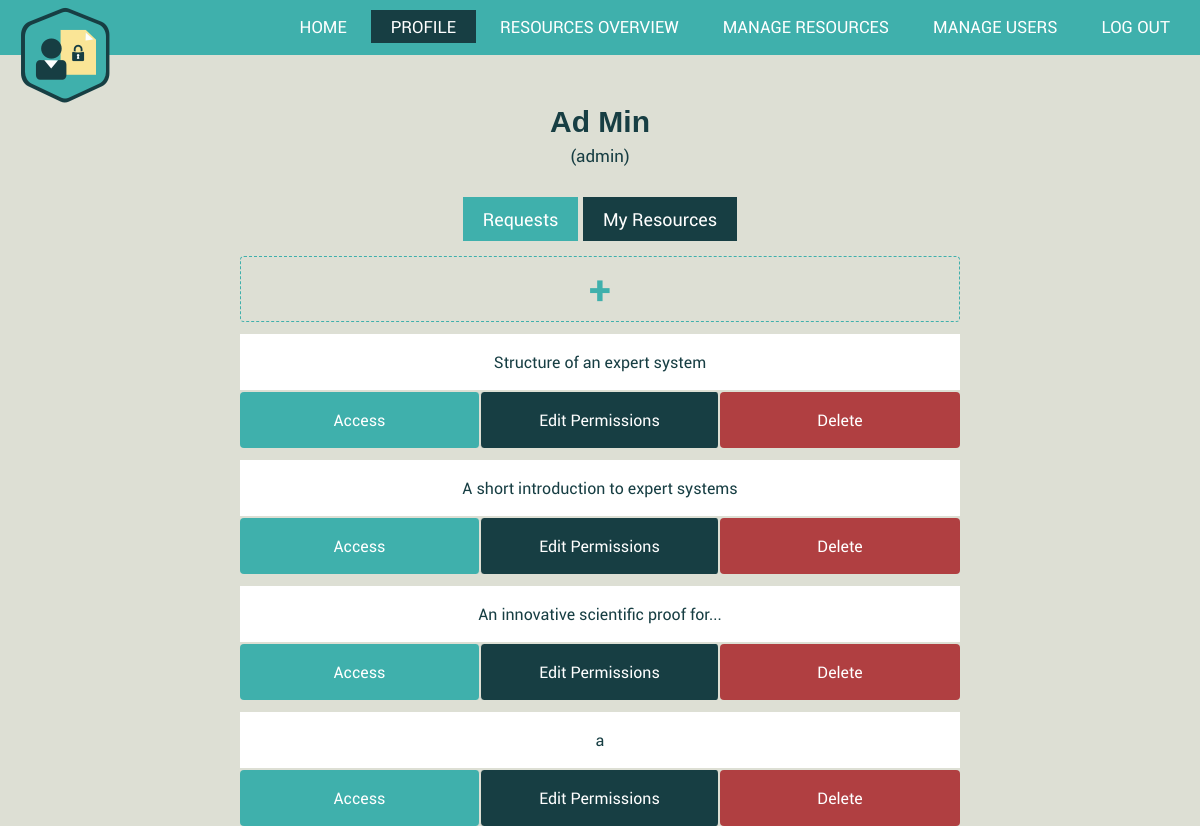
Page /profile/my-resources/ (signed in) on the committed database.
### AuthorizationManagement/models.py (models this page shows)
class Resource(models.Model):
    type = models.CharField(max_length=50, default = '')
    name = models.CharField(max_length=150, default = '')
    description = models.CharField(max_length=250, default = '')
    creationDate = models.DateTimeField(default=datetime.now, blank=True)
    readers = models.ManyToManyField(CustomUser, related_name= 'reader')
    owners = models.ManyToManyField(Owner, related_name= 'owner')
    link = models.FileField(upload_to='')

### AuthorizationManagement/views.py (the view)
# urls.py: re_path(r'^profile/my-resources/$', MyResourcesView.as_view(), name = 'my resources' ),
@method_decorator(never_cache, name='dispatch')
@method_decorator(login_required, name='dispatch')
class MyResourcesView(generic.ListView):
    model = Resource
    template_name = 'AuthorizationManagement/my-resources.html'
    deletion_requested = Resource.objects.none()
    def get_queryset(self):
        current_user = Owner.objects.get(id=self.request.user.id)
        return current_user.owner.all()
    def get_context_data(self, **kwargs):
        context = super(MyResourcesView, self).get_context_data(**kwargs)
        context['deletion_requested'] = Resource.objects.filter(
            id__in=DeletionRequest.objects.filter(sender=self.request.user).values('resource_id'))
        context['is_admin'] = self.request.user.is_staff
        return context

### AuthorizationManagement/templates/AuthorizationManagement/my-resources.html (shortened to what this page needs)
{% extends "AuthorizationManagement/profile.html" %}
{% block styles %}
{% load static %}
<link rel="stylesheet" type="text/css" href="{% static 'AuthorizationManagement/css/modal-dialog-info.css' %}" />
<link rel="stylesheet" type="text/css" href="{% static 'AuthorizationManagement/css/modal-dialog-req.css' %}" />
<link rel="stylesheet" type="text/css" href="{% static 'AuthorizationManagement/css/profile.css' %}" />
<link rel="stylesheet" type="text/css" href="{% static 'AuthorizationManagement/css/my-resources.css' %}" />
{% endblock %}
{% block requests_or_resources %}
<div class="mini-nav">
   <a href="/profile/" class="noncurrent">Requests</a></li>
   <a href="/profile/my-resources" class="current">My Resources</a></li>
</div>
<div class="resources-container">
   <a href="/profile/my-resources/add-new-resource" class="create-resource"><strong>+</strong></a>
   <br>
   {% for resource in resource_list %}
   <a href="#{{resource.id}}" class="res-name"> {{resource.name}} </a>
   <a href="../../resources/{{resource.id}}" class="acc-btn">Access</a>
   <a href="/profile/my-resources/{{resource.id}}-edit-users-permissions" class="edit-perm"> Edit Permissions</a>
   {% if resource in deletion_requested %}
   <a href="#cancel-deletion-request-{{resource.id}}" class="cancel-del-req"> Cancel Deletion Request </a>
   <div id="cancel-deletion-request-{{resource.id}}" class="modalDialog">
      <div>
         <a href="" title="Close" id="x"> x </a>
         <form action="/cancel-deletion-request/{{resource.id}}" method="post">
            {% csrf_token %}
            <div class="row">
               <p> Are you sure you want to <strong>cancel</strong> the deletion request for resource:
                  <strong>{{resource.name}}</strong>?
               </p>
               <br>
               <input type="submit" id="no" value="yes, cancel request">
               <a href="" title="Close" id="close"> Close </a>
            </div>
         </form>
      </div>
   </div>
   <br>
   {% else %}
   {% if is_admin %}
   <a href="#delete-resource-{{resource.id}}" class="delete-btn"> Delete </a>
   {% else %}
   <a href="#send-deletion-request-{{resource.id}}" class="delete-btn"> Delete </a>
   {% endif %}
   {% endif %}
   {% endfor %}
</div>
{% endblock %}

### AuthorizationManagement/templates/AuthorizationManagement/profile.html (shortened to what this page needs)
{% extends "AuthorizationManagement/base.html" %}
{% block profile %}
class="active";
{% endblock %}
{% block styles %}
{% load static %}
{% endblock %}
{% block body %}
<div class="body">
   <button onclick="showEditForm()" class="name" id="name"><strong>{{ user.first_name }} {{user.last_name}}</strong></button>
   <p>({{user.username}})</p>
</div>
{% block requests_or_resources %}{% endblock %}
{% endblock %}

### AuthorizationManagement/static/AuthorizationManagement/css/base.css (style rules this page uses)
* { margin:0; padding:0; }
body { font-family: "Roboto", sans-serif; background-color: #dddfd4; }

### AuthorizationManagement/static/AuthorizationManagement/css/profile.css (style rules this page uses)
.body { text-align: center; font-family: "Roboto", sans-serif; font-size: 17px; color: #173e43; margin-top: 50px; }
.name { font-size: 30px; border: none; background: none; text-decoration: none; margin-bottom: 5px; color: #173e43; }
.mini-nav { font-family: "Roboto", sans-serif; font-size: 1.5vw; margin-top: 40px; text-align: center; }
.current { padding: 10px 20px; text-decoration: none; color: white; background: #173e43; }
.noncurrent { padding: 10px 20px; text-decoration: none; color: white; background: #3fb0ac; }

### AuthorizationManagement/static/AuthorizationManagement/css/my-resources.css (style rules this page uses)
.resources-container { display: grid; grid-template-columns: repeat(5, 1fr); grid-template-rows: repeat (6, 55px); font-family: "Roboto", sans-serif; margin-top: 15px; }
.create-resource { grid-column: 2/5; color: #3fb0ac; border: 1px dashed; border-radius: 4px; text-align: center; font-size: 40px; padding: 5px 10px; margin-top: 10px; text-decoration: none; }
.body { text-align: center; grid-column: 3/4; }
.res-name { grid-column: 2/5; border-top: 12px solid #dddfd4; border-bottom: 2px solid #dddfd4; background: white; text-decoration: none; text-align: center; padding: 17px 20px; color: #173e43; }
.acc-btn { grid-column: 2/3; background: #3fb0ac; text-decoration: none; text-align: center; padding: 17px 20px; color: white; border-right: 1px solid #dddfd4; border-radius: 4px; }
.edit-perm { grid-column: 3/4; background: #173e43; text-decoration: none; text-align: center; padding: 17px 20px; color: white; border-right: 2px solid #dddfd4; border-left: 1px solid #dddfd4; border-radius: 4px; }
.delete-btn { grid-column: 4/5; background: #b03f41; text-decoration: none; text-align: center; padding: 17px 20px; color: white; border-radius: 4px; }

### rows in the picture
Resource: name "Structure of an expert system"
Resource: name "A short introduction to expert systems"
Resource: name "An innovative scientific proof for..."
Resource: name "a"

### other values in the picture
{{ user.first_name }} "Ad"
{{ user.last_name }} "Min"
{{ user.username }} "admin"
